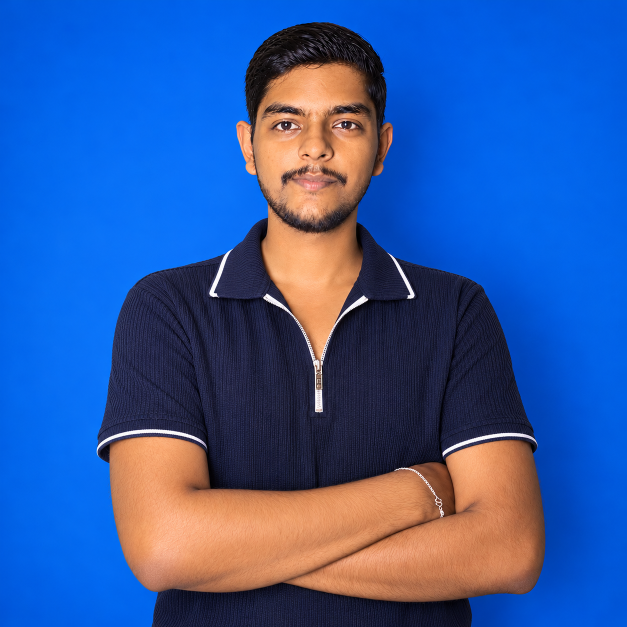
#> input picture assets/Studio Portrait with Folded Arms.png, 1254 x 1254 px (shown at 1/2 size)
$ python make_profile_art.py
#> lines starting #> are read from the running program, lines starting #| are printed output that depends on the picture
"""Generate the animated ASCII portrait and terminal info card for the profile README."""
from __future__ import annotations

import os
import re
from pathlib import Path
from xml.sax.saxutils import escape

from PIL import Image, ImageEnhance, ImageOps

ROOT = Path(__file__).resolve().parents[1]
PHOTO = ROOT / "assets" / "Studio Portrait with Folded Arms.png"
OUT = ROOT / "assets"
STATIC = os.environ.get("STATIC") == "1"


def ascii_svg() -> str:
    image = Image.open(PHOTO).convert("RGB")
#> image is the input picture: PIL image 1254x1254 RGB; mean R, G, B 50.8, 89.4, 160.6
    width, height = image.size
#> width = 1254; height = 1254
    # The original image is square. A wide portrait crop keeps the face and folded arms
    # readable in the terminal column while reducing most of the blue studio backdrop.
    crop_h = min(height, int(width / 1.43))
#> crop_h = 876
    top = max(0, min(height - crop_h, int(height * 0.08)))
#> top = 100
    image = image.crop((0, top, width, top + crop_h)).resize((96, 40), Image.Resampling.LANCZOS)
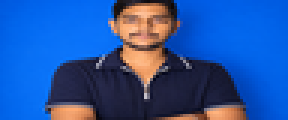
#> image: PIL image 96x40 RGB (shown 3 times larger); mean R, G, B 38.6, 85.2, 163.1
    pixels = image.load()
    gray = Image.new("L", image.size)
#> gray: PIL image 96x40 L; every value is 0
    gp = gray.load()
    for y in range(image.height):
        for x in range(image.width):
            r, g, b = pixels[x, y]
            is_blue_backdrop = b > 105 and b > r * 1.22 and b > g * 1.08
            gp[x, y] = 255 if is_blue_backdrop else int(0.299 * r + 0.587 * g + 0.114 * b)
    gray = ImageEnhance.Contrast(ImageOps.autocontrast(gray, cutoff=1)).enhance(1.45)
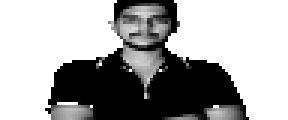
#> gray: PIL image 96x40 L (shown 3 times larger); min 0, max 255, mean 166.2
    ramp = " .,:;irsXA253hMHGS#9B&@"
    rows: list[str] = []
    for y in range(gray.height):
        line = "".join(ramp[min(len(ramp) - 1, (255 - gray.getpixel((x, y))) * (len(ramp) - 1) // 255)] for x in range(gray.width))
        rows.append(line)
#> after the loop, rows = 40 items

    parts = [
        '<svg xmlns="http://www.w3.org/2000/svg" width="620" height="500" viewBox="0 0 620 500" role="img" aria-labelledby="title desc">',
        '<title id="title">Animated ASCII portrait of Shivam Singh</title>',
        '<desc id="desc">A monochrome portrait types itself line by line in a terminal window.</desc>',
        '<rect width="800" height="500" rx="16" fill="#080d16"/>',
        '<rect x="1" y="1" width="798" height="498" rx="15" fill="none" stroke="#263449"/>',
        '<circle cx="24" cy="23" r="5" fill="#fb7185"/><circle cx="43" cy="23" r="5" fill="#fbbf24"/><circle cx="62" cy="23" r="5" fill="#34d399"/>',
        '<text x="310" y="27" text-anchor="middle" fill="#8493a9" font-family="monospace" font-size="12">shivam@github: ~/profile</text>',
        '<text x="24" y="57" fill="#60a5fa" font-family="monospace" font-size="14">$ whoami</text>',
        '<text x="24" y="78" fill="#e2e8f0" font-family="monospace" font-size="13">Shivam Singh</text>',
    ]
    y0, line_h, x0, char_w = 101, 9.2, 18, 8.0
    reveal = 0.025
    for row, text in enumerate(rows):
        y = y0 + row * line_h
        delay = 0 if STATIC else row * reveal
        duration = 0 if STATIC else 0.32
        parts.append(f'<clipPath id="line{row}" clipPathUnits="userSpaceOnUse"><rect x="{x0}" y="{y - 8:.2f}" width="0" height="10"><animate attributeName="width" from="0" to="{len(text) * char_w:.0f}" dur="{duration}s" begin="{delay:.3f}s" fill="freeze"/></rect></clipPath>')
        parts.append(f'<text x="{x0}" y="{y:.2f}" clip-path="url(#line{row})" xml:space="preserve" fill="#d9e4f4" font-family="Consolas,monospace" font-size="9.2">{escape(text)}</text>')
#> this loop made 40 passes
#> (y, delay) on passes 1 to 12: (101, 0), (110.2, 0.025), (119.4, 0.05), (128.6, 0.075), (137.8, 0.1), (147, 0.125), (156.2, 0.15), (165.4, 0.175), (174.6, 0.2), (183.8, 0.225), (193, 0.25), (202.2, 0.275)
#> after the loop, parts = 89 items
    parts.extend([
        '<text x="24" y="489" fill="#52647d" font-family="monospace" font-size="11">BUILD  ·  LEARN  ·  SHIP</text>',
        '<text x="596" y="489" text-anchor="end" fill="#60a5fa" font-family="monospace" font-size="11">[ ready ]</text>',
        '</svg>',
    ])
    return "\n".join(parts)


def info_card_svg() -> str:
    rows = [
        ("NAME", "Shivam Singh"),
        ("ROLE", "AI-assisted Web Developer"),
        ("STUDY", "CSE · AI & ML · class of 2027"),
        ("FOCUS", "Web products · useful interfaces"),
        ("STACK", "React · TypeScript · Vite · SQL"),
        ("ALSO", "E-commerce · analytics · content"),
        ("OPEN", "Web development · freelance"),
    ]
    parts = [
        '<svg xmlns="http://www.w3.org/2000/svg" width="620" height="500" viewBox="0 0 620 500" role="img" aria-labelledby="title desc">',
        '<title id="title">Shivam Singh profile info card</title>',
        '<desc id="desc">A terminal-inspired animated profile card with verified role, study, focus, tools, and interests.</desc>',
        '<rect width="620" height="500" rx="16" fill="#080d16"/><rect x="1" y="1" width="618" height="498" rx="15" fill="none" stroke="#263449"/>',
        '<circle cx="24" cy="23" r="5" fill="#fb7185"/><circle cx="43" cy="23" r="5" fill="#fbbf24"/><circle cx="62" cy="23" r="5" fill="#34d399"/>',
        '<text x="310" y="27" text-anchor="middle" fill="#8493a9" font-family="monospace" font-size="12">shivam@github: ~</text>',
        '<text x="28" y="69" fill="#60a5fa" font-family="monospace" font-size="15">$ ./profile --summary</text>',
        '<text x="28" y="98" fill="#94a3b8" font-family="monospace" font-size="12">┌─ CURRENT PROFILE ───────────────────────────┐</text>',
    ]
    for index, (key, value) in enumerate(rows):
        y = 141 + index * 39
        delay = 0 if STATIC else 0.5 + index * 0.15
        duration = 0 if STATIC else 0.32
        parts.append(f'<g opacity="{1 if STATIC else 0}"><animate attributeName="opacity" from="0" to="1" dur="{duration}s" begin="{delay:.2f}s" fill="freeze"/><text x="40" y="{y}" fill="#34d399" font-family="monospace" font-size="12">{key:<7}</text><text x="132" y="{y}" fill="#d9e4f4" font-family="monospace" font-size="12">{escape(value)}</text></g>')
#> this loop made 7 passes
#> (key, value, y, delay) on passes 1 to 7: ('NAME', 'Shivam Singh', 141, 0.5), ('ROLE', 'AI-assisted Web Developer', 180, 0.65), ('STUDY', 'CSE · AI & ML · class of 2027', 219, 0.8), ('FOCUS', 'Web products · useful interfaces', 258, 0.95), ('STACK', 'React · TypeScript · Vite · SQL', 297, 1.1), ('ALSO', 'E-commerce · analytics · content', 336, 1.25), ('OPEN', 'Web development · freelance', 375, 1.4)
#> after the loop, parts = 15 items
    parts.extend([
        '<text x="28" y="429" fill="#94a3b8" font-family="monospace" font-size="12">└──────────────────────────────────────────────┘</text>',
        '<text x="28" y="462" fill="#60a5fa" font-family="monospace" font-size="13">$ echo "curious by default; shipping by practice"</text>',
        '<text x="28" y="482" fill="#64748b" font-family="monospace" font-size="11">Education: AI &amp; ML · Expected graduation: 2027</text>',
        '</svg>',
    ])
    return "\n".join(parts)


def main() -> None:
    OUT.mkdir(exist_ok=True)
    (OUT / "avatar-ascii.svg").write_text(ascii_svg() + "\n", encoding="utf-8")
    (OUT / "info-card.svg").write_text(info_card_svg() + "\n", encoding="utf-8")
    print("Generated avatar-ascii.svg and info-card.svg" + (" (static preview)" if STATIC else " (animated)"))


if __name__ == "__main__":
    main()
